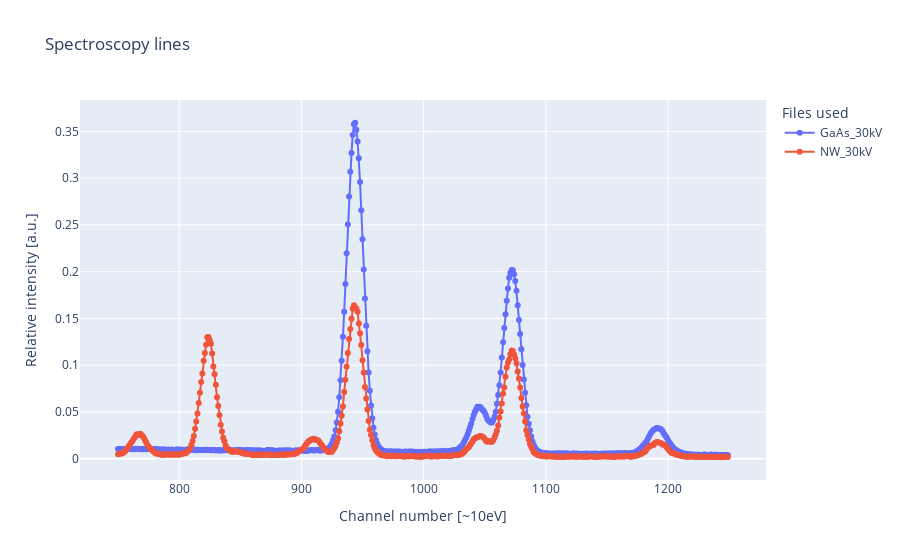

Write notebook code for a chart like this one.
### Code cell
plotly_plot_multiple_spectra(ga30, start=750, stop=1250, split=None)

### Figure 1 — Plotly figure (JSON) as saved in the notebook; plotly's stock layout.template omitted (floating-point values rounded to 4 significant figures; data arrays with more than 128 entries replaced by an {"elided": "..."} marker saying what was removed)
{"data": [{"mode": "lines+markers", "name": "GaAs_30kV", "type": "scatter", "x": {"elided": "500 int values"}, "y": {"elided": "500 float values"}}, {"mode": "lines+markers", "name": "NW_30kV", "type": "scatter", "x": {"elided": "500 int values"}, "y": {"elided": "500 float values"}}], "layout": {"autosize": true, "legend": {"title": {"text": "Files used"}}, "title": {"text": "Spectroscopy lines"}, "xaxis": {"autorange": true, "range": [720.4, 1279.0], "title": {"text": "Channel number [~10eV]"}, "type": "linear"}, "yaxis": {"autorange": true, "range": [-0.02791, 0.3888], "title": {"text": "Relative intensity [a.u.]"}, "type": "linear"}}}
